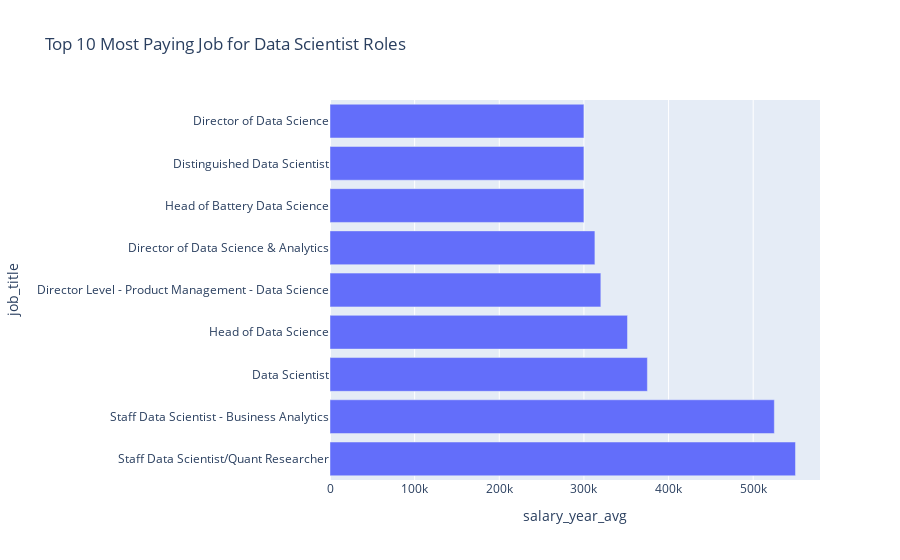

Notebook source saved alongside this figure:
### Code cell
fig_pjobs1 = px.bar(df_pjobs,x='salary_year_avg', y='job_title', orientation='h', 
                    title='Top 10 Most Paying Job for Data Scientist Roles')
fig_pjobs1.show()

### Figure 1 — Plotly figure (JSON) as saved in the notebook; plotly's stock layout.template omitted (floating-point values rounded to 4 significant figures)
{"data": [{"alignmentgroup": "True", "hovertemplate": "salary_year_avg=%{x}<br>job_title=%{y}<extra></extra>", "legendgroup": "", "marker": {"color": "#636efa", "pattern": {"shape": ""}}, "name": "", "offsetgroup": "", "orientation": "h", "showlegend": false, "textposition": "auto", "type": "bar", "x": [550000, 525000, 375000, 351500, 320000, 313000, 300000, 300000, 300000], "xaxis": "x", "y": ["Staff Data Scientist/Quant Researcher", "Staff Data Scientist - Business Analytics", "Data Scientist", "Head of Data Science", "Director Level - Product Management - Data Science", "Director of Data Science & Analytics", "Head of Battery Data Science", "Distinguished Data Scientist", "Director of Data Science"], "yaxis": "y"}], "layout": {"barmode": "relative", "legend": {"tracegroupgap": 0}, "title": {"text": "Top 10 Most Paying Job for Data Scientist Roles"}, "xaxis": {"anchor": "y", "domain": [0, 1], "title": {"text": "salary_year_avg"}}, "yaxis": {"anchor": "x", "domain": [0, 1], "title": {"text": "job_title"}}}}
